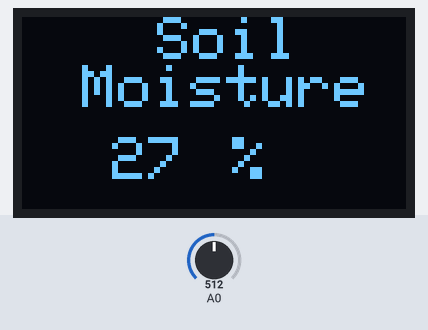
A sketch run on a simulated Arduino Uno, built with avr-gcc and run on an emulated ATmega328P. Shown: 128×64 one-colour display. The inputs (shaded band) are chosen by the test bench; at power-on: A0 = 512.

Above: at 1.8 s.
1.9 s: A0 set to 524
At 3.3 s:
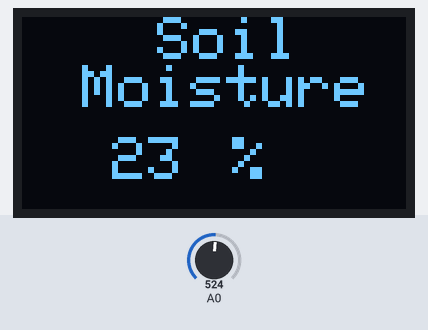
3.6 s: A0 set to 562
At 4.6 s:
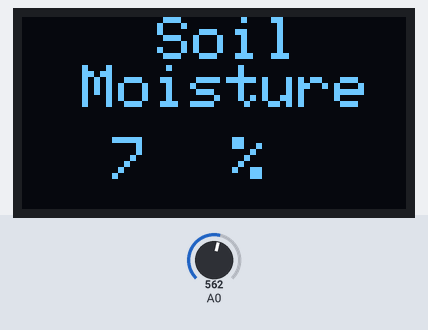
5.6 s: A0 set to 592
At 7.0 s:
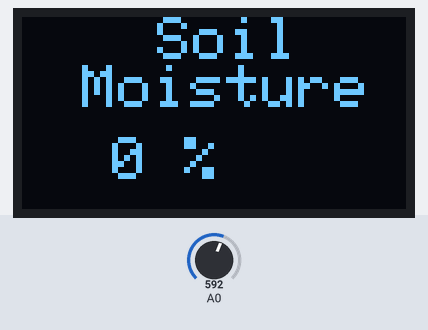
Timing chart, 0 to 8.6 s (numbered marks = the images above; inputs shaded):
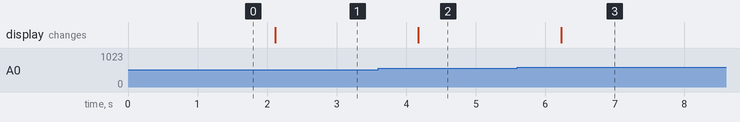

The sketch:

soil-moisture.ino
```cpp
#include <Wire.h>
#include <Adafruit_GFX.h>
#include <Adafruit_SSD1306.h>

#define OLED_RESET -1     // Reset pin # (or -1 if sharing Arduino reset pin)
#define SCREEN_WIDTH 128  // OLED display width, in pixels
#define SCREEN_HEIGHT 64  // OLED display height, in pixels
Adafruit_SSD1306 display(SCREEN_WIDTH, SCREEN_HEIGHT, &Wire, OLED_RESET);

const int AirValue = 582;
// const int AirValue = 621;
const int WaterValue = 330;
int soilMoistureValue = 0;
int soilmoisturepercent = 0;
void setup() {
  Serial.begin(9600);
  display.begin(SSD1306_SWITCHCAPVCC, 0x3C);
  display.dim(true);
  display.clearDisplay();
}
void loop() {
  soilMoistureValue = analogRead(A0);
  // Serial.println(soilMoistureValue);
  soilmoisturepercent = map(soilMoistureValue, AirValue, WaterValue, 0, 100);
  if (soilmoisturepercent >= 100) {
    // Serial.println("100 %");

    display.setCursor(45, 0);
    display.setTextSize(2);
    display.setTextColor(WHITE);
    display.println("Soil");
    display.setCursor(20, 16);
    display.setTextSize(2);
    display.setTextColor(WHITE);
    display.println("Moisture");

    display.setCursor(30, 40);
    display.setTextSize(2);
    display.setTextColor(WHITE);
    display.println("100 %");
    display.display();

    delay(1000);
    display.clearDisplay();
  } else if (soilmoisturepercent <= 0) {
    // Serial.println("0 %");

    display.setCursor(45, 0);
    display.setTextSize(2);
    display.setTextColor(WHITE);
    display.println("Soil");
    display.setCursor(20, 16);
    display.setTextSize(2);
    display.setTextColor(WHITE);
    display.println("Moisture");

    display.setCursor(30, 40);
    display.setTextSize(2);
    display.setTextColor(WHITE);
    display.println("0 %");
    display.display();

    delay(1000);
    display.clearDisplay();
  } else if (soilmoisturepercent > 0 && soilmoisturepercent < 100) {
    // Serial.print(soilmoisturepercent);
    // Serial.println("%");

    display.setCursor(45, 0);
    display.setTextSize(2);
    display.setTextColor(WHITE);
    display.println("Soil");
    display.setCursor(20, 16);
    display.setTextSize(2);
    display.setTextColor(WHITE);
    display.println("Moisture");

    display.setCursor(30, 40);
    display.setTextSize(2);
    display.setTextColor(WHITE);
    display.println(soilmoisturepercent);
    display.setCursor(70, 40);
    display.setTextSize(2);
    display.println("%");
    display.display();

    delay(1000);
    display.clearDisplay();
  }
}
```

Measured:
- the behaviour switches between 513 and 514 on A0 (found by bisection; images 0 and 1)
- the behaviour switches between 579 and 580 on A0 (found by bisection; images 2 and 3)
- after the input at 1.9 s, the display: changes after 0.22 s (image 1)
- after the input at 3.6 s, the display: changes after 0.57 s (image 2)
- after the input at 5.6 s, the display: changes after 0.63 s (image 3)
